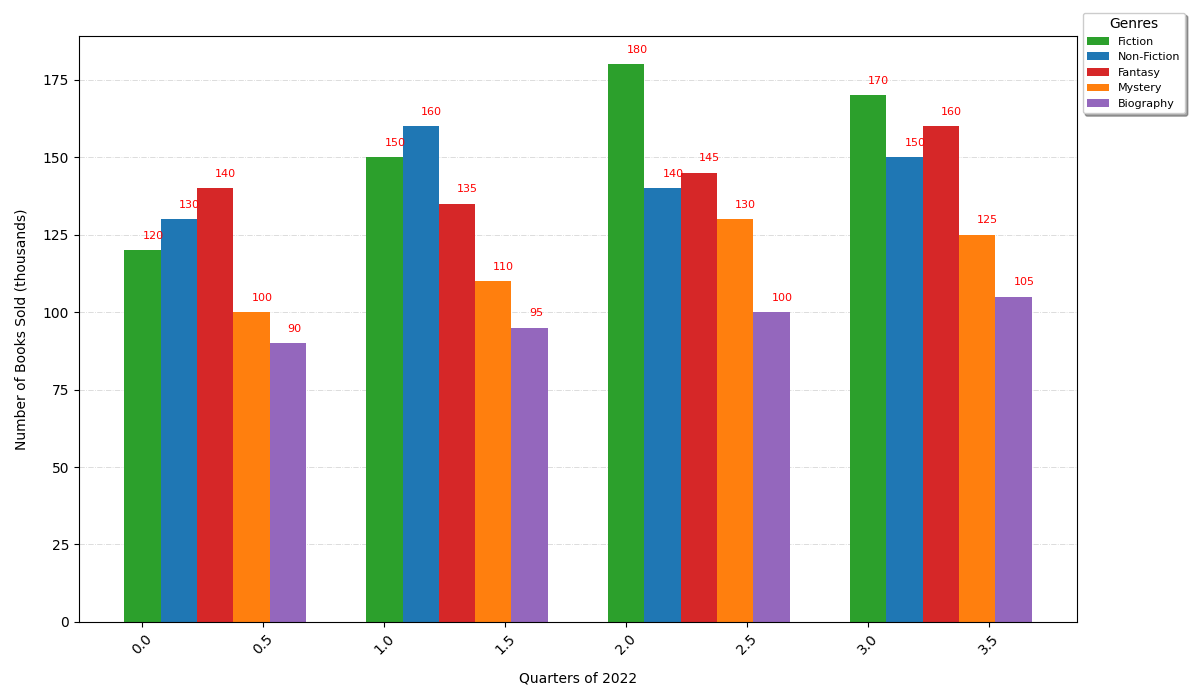

Here is the Python script that generated this plot:
import matplotlib.pyplot as plt
import numpy as np

# Original data
genres = ['Fiction', 'Non-Fiction', 'Mystery', 'Fantasy', 'Biography']
quarters = ['Q1', 'Q2', 'Q3', 'Q4']
books_sold = [
    [120, 150, 180, 170],
    [130, 160, 140, 150],
    [100, 110, 130, 125],
    [140, 135, 145, 160],
    [90, 95, 100, 105]
]

# Convert to numpy array for easier manipulation
books_sold = np.array(books_sold)

# Calculate total books sold per genre
total_books_sold = books_sold.sum(axis=1)

# Sort genres by total books sold in descending order
sorted_indices = np.argsort(total_books_sold)[::-1]
sorted_genres = [genres[i] for i in sorted_indices]
sorted_books_sold = books_sold[sorted_indices]
sorted_colors = ['#2ca02c', '#1f77b4', '#d62728', '#ff7f0e', '#9467bd']  # Sorted colors correspond to new order

fig, ax = plt.subplots(figsize=(12, 7))
bar_width = 0.15
x_indices = np.arange(len(quarters))

# Plot bars in sorted order
for i, genre in enumerate(sorted_genres):
    ax.bar(x_indices + i * bar_width, sorted_books_sold[i], width=bar_width, label=genre, color=sorted_colors[i])

# Annotate bars with their values
for i, genre_data in enumerate(sorted_books_sold):
    for j, value in enumerate(genre_data):
        ax.text(j + i * bar_width, value + 3, str(value), ha='left', va='bottom', fontsize=8, color='red')

# Set labels and legend
ax.set_xlabel('Quarters of 2022', fontsize=10, labelpad=10)
ax.set_ylabel('Number of Books Sold (thousands)', fontsize=10, labelpad=10)
ax.legend(title='Genres', loc='upper left', bbox_to_anchor=(1, 1.05), fontsize=8, title_fontsize=10, shadow=True)

# Set grid and x-tick rotation
ax.yaxis.grid(True, linestyle='-.', linewidth=0.6, alpha=0.5)
ax.set_axisbelow(True)
plt.xticks(rotation=45)

plt.tight_layout()
plt.show()
